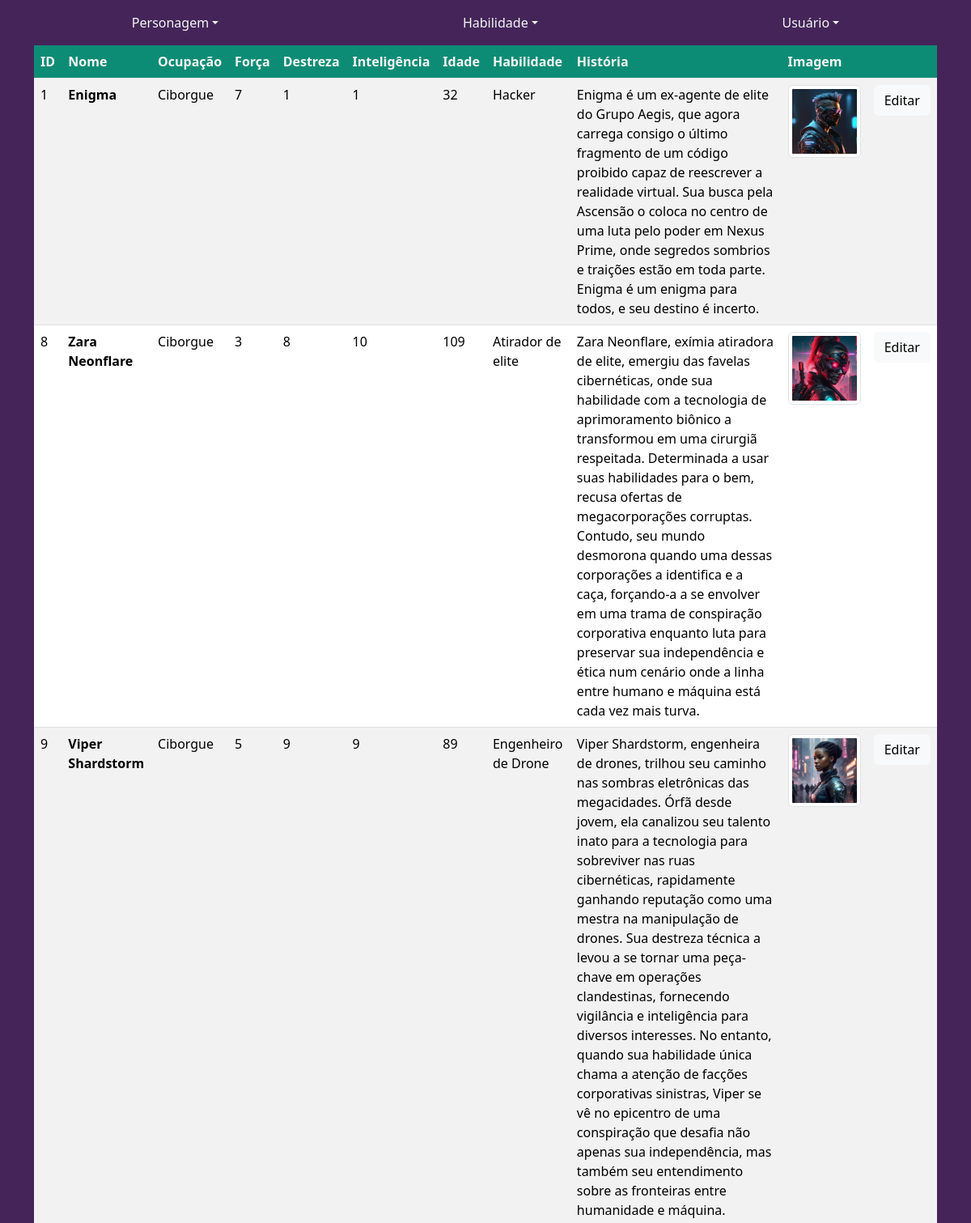
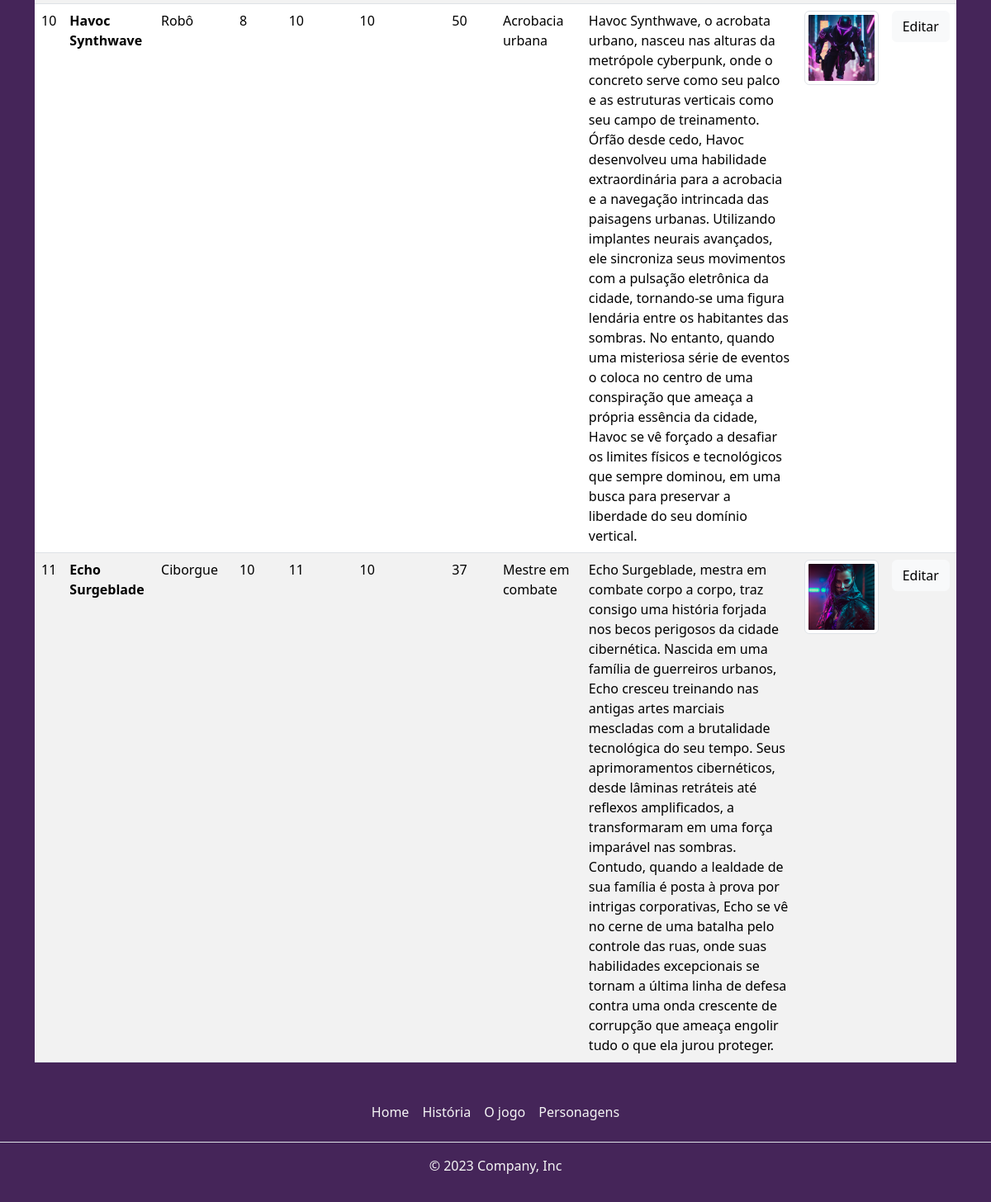
The page /admin on the database its author committed (2 pictures, top to bottom).
### tables this page shows
CREATE TABLE "personagens" (
	"id"	integer,
	"nome"	text NOT NULL,
	"ocupacao"	text NOT NULL,
	"forca"	integer NOT NULL,
	"destreza"	integer NOT NULL,
	"inteligencia"	integer NOT NULL,
	"idade"	integer,
	"habilidade"	TEXT NOT NULL,
	"historia"	text,
	"imagem"	text,
	PRIMARY KEY("id" AUTOINCREMENT)
);

### app.py (the view)
@app.route("/admin")
def home_admin():
    lista_personagens = db_utils.retornar_personagens()
    return render_template(
        "admin/listar-personagens.html",
        personagens=lista_personagens,
    )

### db_utils.py (called while the page is built)
def retornar_personagens():
    try:
        conn = sqlite3.connect("database.db")
        cursor = conn.cursor()
        sql_select = "SELECT * FROM personagens"
        cursor.execute(sql_select)
        personagens = cursor.fetchall()
        conn.close()
        return personagens
    except:
        return False

### templates/admin/listar-personagens.html
{% extends 'base-admin.html' %}
{% block content %}
<div>
    <table class="table table-hover table-striped">
        <thead>
            <tr>
                <th>ID</th>
                <th>Nome</th>
                <th>Ocupação</th>
                <th>Força</th>
                <th>Destreza</th>
                <th>Inteligência</th>
                <th>Idade</th>
                <th>Habilidade</th>
                <th>História</th>
                <th>Imagem</th>
                <th></th>
            </tr>
        </thead>
        <tbody>
            {% for id, nome, ocupacao, forca, destreza, inteligencia, idade, habilidade, historia, imagem in personagens %}
            <tr>
                <td>{{ id }}</td>
                <td><strong>{{ nome }}</strong></td>
                <td>{{ ocupacao }}</td>
                <td>{{ forca }}</td>
                <td>{{ destreza }}</td>
                <td>{{ inteligencia }}</td>
                <td>{{ idade }}</td>
                <td>{{ habilidade }}</td>
                <td>{{ historia }}</td>
                <td>
                    {% if imagem %}
                        <img src="{{ imagem }}" alt="thumbnail" class="img-thumbnail">
                    {% else %}
                        <img src="https://images2.imgbox.com/68/3d/kEhAXnXQ_o.png" class="img-thumbnail" />
                    {% endif %}
                </td>
                <td> <a href="{{ url_for('editar_personagem', id = id)}}" class="btn btn-light">Editar</a></td>
            </tr>
            {% endfor %}
        </tbody>
    </table>
</div>
{% endblock %}

### templates/base-admin.html (shortened to what this page needs)
<!DOCTYPE html>
<html lang="pt-BR">
  <head>
    <link href="https://cdn.jsdelivr.net/npm/bootstrap@5.3.2/dist/css/bootstrap.min.css" rel="stylesheet">
    <link rel="stylesheet" href="/static/css/base-admin.css">
  </head>
  <body>
    <header>
      <nav class="navbar navbar-expand-lg rounded" aria-label="Tenth navbar example">
        <div class="container-fluid">
          <div class="collapse navbar-collapse justify-content-md-center" id="navbarsExample08">
            <ul class="navbar-nav">
              <li class="nav-item dropdown">
                <a class="nav-link dropdown-toggle" href="#" data-bs-toggle="dropdown" aria-expanded="false">Personagem</a>
              </li>
            </ul>
          </div>
          <div class="collapse navbar-collapse justify-content-md-center" id="navbarsExample08">
            <ul class="navbar-nav">
              <li class="nav-item dropdown">
                <a class="nav-link dropdown-toggle" href="#" data-bs-toggle="dropdown" aria-expanded="false">Habilidade</a>
              </li>
            </ul>
          </div>
          <div class="collapse navbar-collapse justify-content-md-center" id="navbarsExample08">
            <ul class="navbar-nav">
              <li class="nav-item dropdown">
                <a class="nav-link dropdown-toggle" href="#" data-bs-toggle="dropdown" aria-expanded="false">Usuário</a>
              </li>
            </ul>
          </div>
        </div>
      </nav>
    </header>
     <main class="container conteudo-principal">{% block content %}{% endblock %}</main>
    <footer class="py-3 mt-4">
      <ul class="nav justify-content-center border-bottom pb-3 mb-3">
        <li class="nav-item">
          <a href="{{ url_for('home') }}" class="nav-link px-2 ">Home</a>
        </li>
        <li class="nav-item">
          <a href="{{ url_for('historia') }}" class="nav-link px-2">História</a>
        </li>
        <li class="nav-item">
          <a href="#" class="nav-link px-2">O jogo</a>
        </li>
        <li class="nav-item">
          <a href="{{ url_for('exibir_personagens')}}" class="nav-link px-2">Personagens</a>
        </li>
      </ul>
      <p class="text-center">© 2023 Company, Inc</p>
    </footer>
  </body>
</html>

### static/css/base-admin.css (style rules this page uses)
* { margin: 0; font-family: inherit; box-sizing: border-box; }
body { background-color: #452559; margin: 0; }
:root { --rosa: #E052F2; --roxo: #452559; --lilas: #532A8C; --preto: #0A0A0D; --verde: #0D8C75; }
header, footer { background-color: #452559; }
footer p, .nav-link { color: whitesmoke }
.form-group label, p { color:whitesmoke }
.table th, td { color: whitesmoke; background-color: #0D8C75; align-items: center; }
.table th, td, tr { color: whitesmoke; background-color: #0D8C75; align-items: center; }

### rows shown on the page
personagens: id "1", nome "Enigma", ocupacao "Ciborgue", forca "7", destreza "1", inteligencia "1", idade "32", habilidade "Hacker", historia "Enigma é um ex-agente de elite do Grupo Aegis, que agora carrega consigo o último fragmento de um código proibido capaz de reescrever a realidade virtual. Sua busca pela Ascensão o coloca no centro de uma luta pelo poder em Nexus Prime, onde segredos sombrios e traições estão em toda parte. Enigma é um enigma para todos, e seu destino é incerto.", imagem (picture)
personagens: id "8", nome "Zara Neonflare", ocupacao "Ciborgue", forca "3", destreza "8", inteligencia "10", idade "109", habilidade "Atirador de elite", historia "Zara Neonflare, exímia atiradora de elite, emergiu das favelas cibernéticas, onde sua habilidade com a tecnologia de aprimoramento biônico a transformou em uma cirurgiã respeitada. Determinada a usar suas habilidades para o bem, recusa ofertas de megacorporações corruptas. Contudo, seu mundo desmorona quando uma dessas corporações a identifica e a caça, forçando-a a se envolver em uma trama de conspiração corporativa enquanto luta para preservar sua independência e ética num cenário onde a linha entre humano e máquina está cada vez mais turva.", imagem (picture)
personagens: id "9", nome "Viper Shardstorm", ocupacao "Ciborgue", forca "5", destreza "9", inteligencia "9", idade "89", habilidade "Engenheiro de Drone", historia "Viper Shardstorm, engenheira de drones, trilhou seu caminho nas sombras eletrônicas das megacidades. Órfã desde jovem, ela canalizou seu talento inato para a tecnologia para sobreviver nas ruas cibernéticas, rapidamente ganhando reputação como uma mestra na manipulação de drones. Sua destreza técnica a levou a se tornar uma peça-chave em operações clandestinas, fornecendo vigilância e inteligência para diversos interesses. No entanto, quando sua habilidade única chama a atenção de facções corporativas sinistras, Viper se vê no epicentro de uma conspiração que desafia não apenas sua independência, mas também seu entendimento sobre as fronteiras entre humanidade e máquina.", imagem (picture)
personagens: id "10", nome "Havoc Synthwave", ocupacao "Robô", forca "8", destreza "10", inteligencia "10", idade "50", habilidade "Acrobacia urbana", historia "Havoc Synthwave, o acrobata urbano, nasceu nas alturas da metrópole cyberpunk, onde o concreto serve como seu palco e as estruturas verticais como seu campo de treinamento. Órfão desde cedo, Havoc desenvolveu uma habilidade extraordinária para a acrobacia e a navegação intrincada das paisagens urbanas. Utilizando implantes neurais avançados, ele sincroniza seus movimentos com a pulsação eletrônica da cidade, tornando-se uma figura lendária entre os habitantes das sombras. No entanto, quando uma misteriosa série de eventos o coloca no centro de uma conspiração que ameaça a própria essência da cidade, Havoc se vê forçado a desafiar os limites físicos e tecnológicos que sempre dominou, em uma…", imagem (picture)
personagens: id "11", nome "Echo Surgeblade", ocupacao "Ciborgue", forca "10", destreza "11", inteligencia "10", idade "37", habilidade "Mestre em combate", historia "Echo Surgeblade, mestra em combate corpo a corpo, traz consigo uma história forjada nos becos perigosos da cidade cibernética. Nascida em uma família de guerreiros urbanos, Echo cresceu treinando nas antigas artes marciais mescladas com a brutalidade tecnológica do seu tempo. Seus aprimoramentos cibernéticos, desde lâminas retráteis até reflexos amplificados, a transformaram em uma força imparável nas sombras. Contudo, quando a lealdade de sua família é posta à prova por intrigas corporativas, Echo se vê no cerne de uma batalha pelo controle das ruas, onde suas habilidades excepcionais se tornam a última linha de defesa contra uma onda crescente de corrupção que ameaça engolir tudo o que…", imagem (picture)
